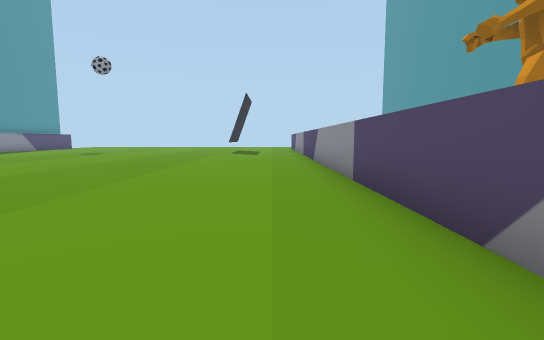
view 1 (above)

19 first-person views from a walk through a 3-D level made in the Unity game engine. The camera is 1.4 m above the floor, tilts 6° down and sees 85° across. The floor is counted in squares, 2 m on a side. Each view is taken from the middle of a square. On the plan, view 1 faces up. The plan holds only what a view shows up to about 10 squares ahead; the rest is blank. The place goes on beyond the plan. The player character is not drawn. Some animated figures are left out. Some surface patterns are stand-ins.

view 2
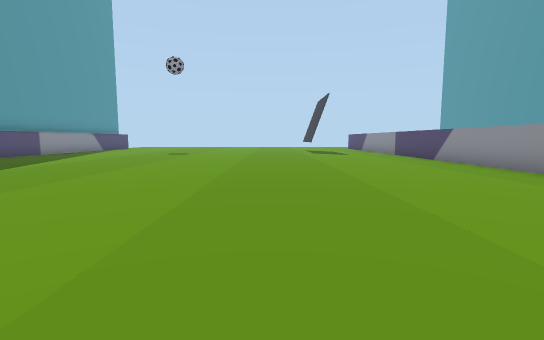

view 3
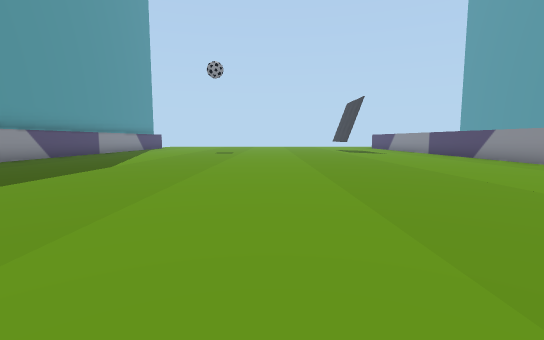

view 4
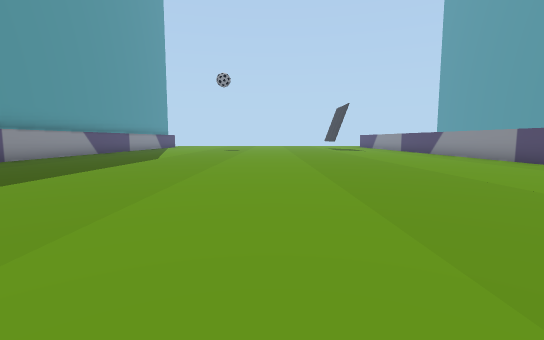

view 5
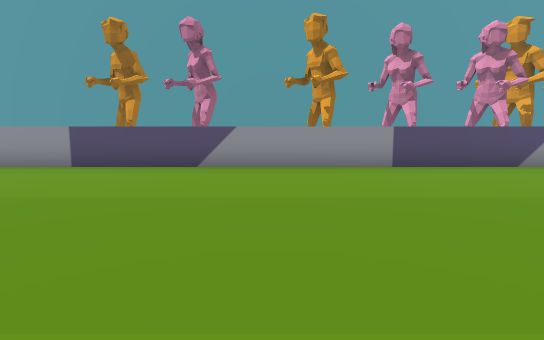

view 6
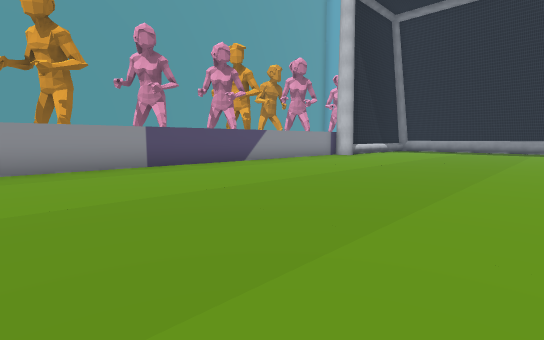

view 7
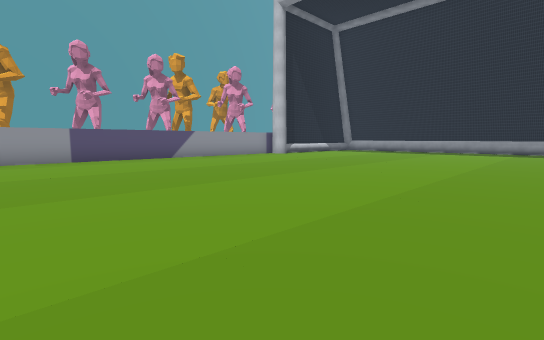

view 8
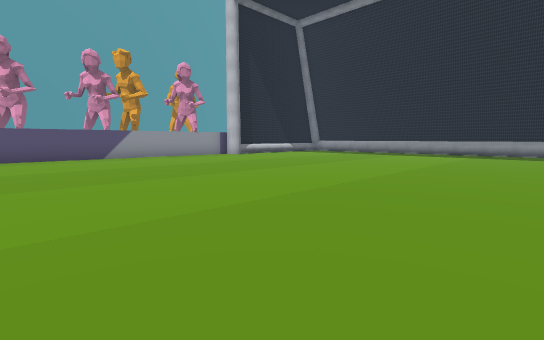

view 9
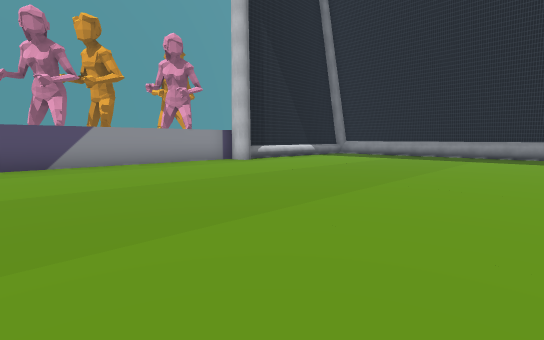

view 10
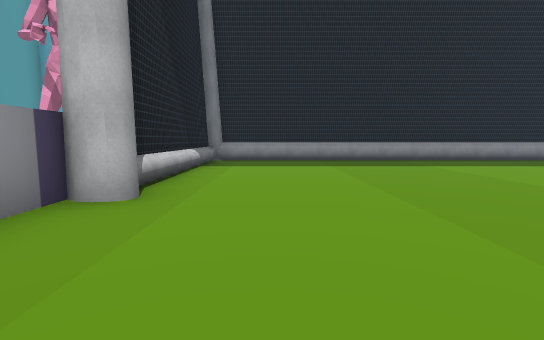

view 11
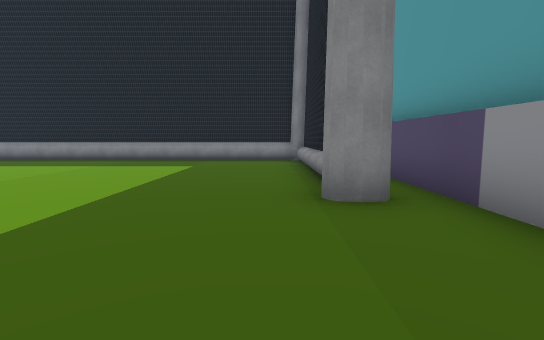

view 12
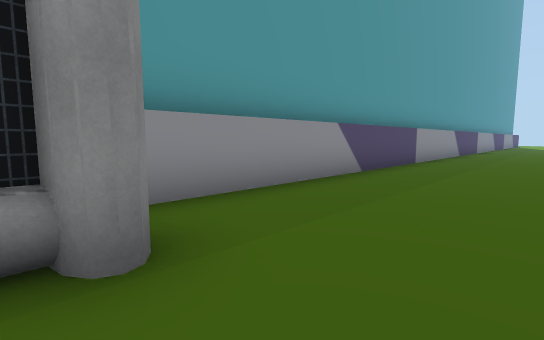

view 13
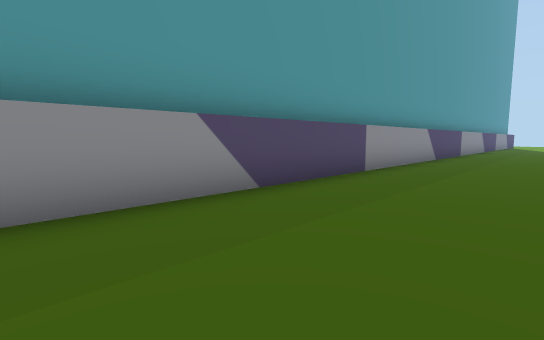

view 14
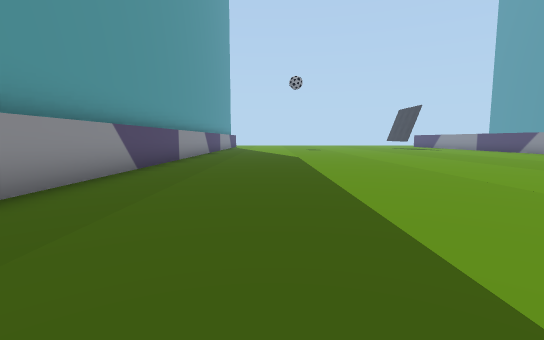

view 15
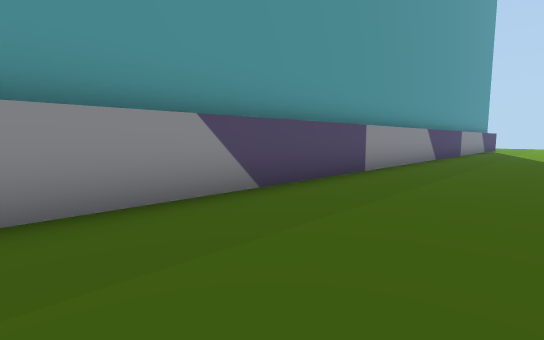

view 16
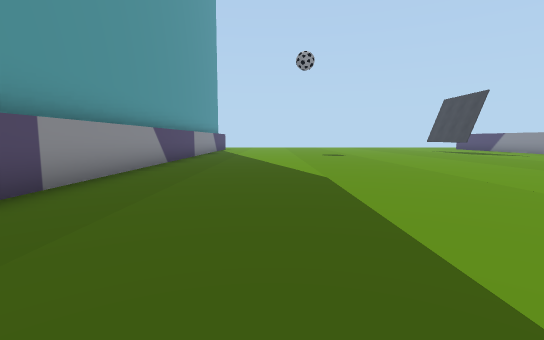

view 17
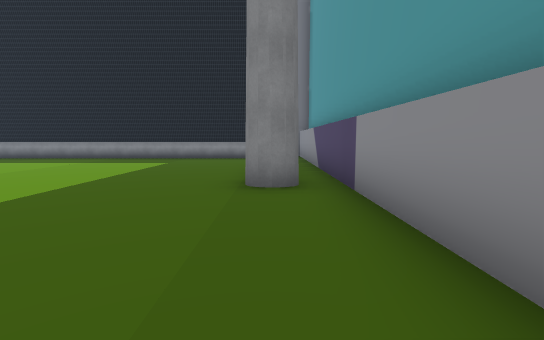

view 18
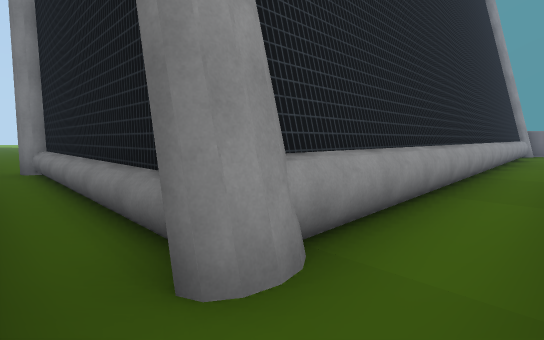

view 19
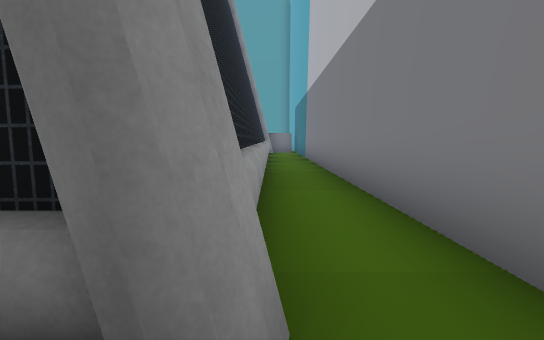

### Floor plan
Points are (right, up) in squares from view 1. A wall is a line through its corners. A room is listed if a view was taken in it or the views show most of it. See-through windows are left out.
Room 1 (views 1, 2, 3, 4, 5, 6, 7, 8, 9, 10, 11, 12, 13, 14, 15, 16, 17, 19)
walls: (1.4, -11.5) (1.4, 10.1); (-13, -13.8) (-13, -17.6) (0.8, -17.6); (-13, -16.9) (-13, -11.8); (-14.1, 10.5) (-14.1, -16.9); (-13.3, -17.9) (-13.4, -17.5); (1, -17.6) (1, -12.4)
low walls: (-12.8, -12.6) (-12.8, -15.4); (0.8, -16.4) (0.8, -11.9); (-13.2, -17.6) (-13.2, -11.6); (0.8, -17.6) (0.8, -16.5)
ways out: opening at (-14, -18) to room 2
Room 2 (view 18)
walls: (-12.8, -19.3) (-3.9, -19.3); (-1.1, -17.6) (-12.6, -17.6); (-1, -17.9) (-13.3, -17.9)
ways out: opening at (-14, -18) to room 1

Where each view was taken, in squares from view 1:
view 1: 0 up, 0 right, facing up
view 2: 0 up, 4 left, facing up
view 3: 1 down, 6 left, facing up
view 4: 4 down, 6 left, facing up
view 5: 0 up, 6 left, facing right
view 6: 0 up, 6 left, facing down-right
view 7: 1 down, 9 left, facing down-right
view 8: 3 down, 10 left, facing down-right
view 9: 5 down, 7 left, facing down-right
view 10: 8 down, 1 left, facing down
view 11: 8 down, 12 left, facing down
view 12: 12 down, 11 left, facing up-left
view 13: 9 down, 11 left, facing up-left
view 14: 5 down, 11 left, facing up
view 15: 1 down, 11 left, facing up-left
view 16: 1 up, 11 left, facing up
view 17: 7 down, 13 left, facing down
view 18: 19 down, 14 left, facing up-right
view 19: 18 down, 14 left, facing right
